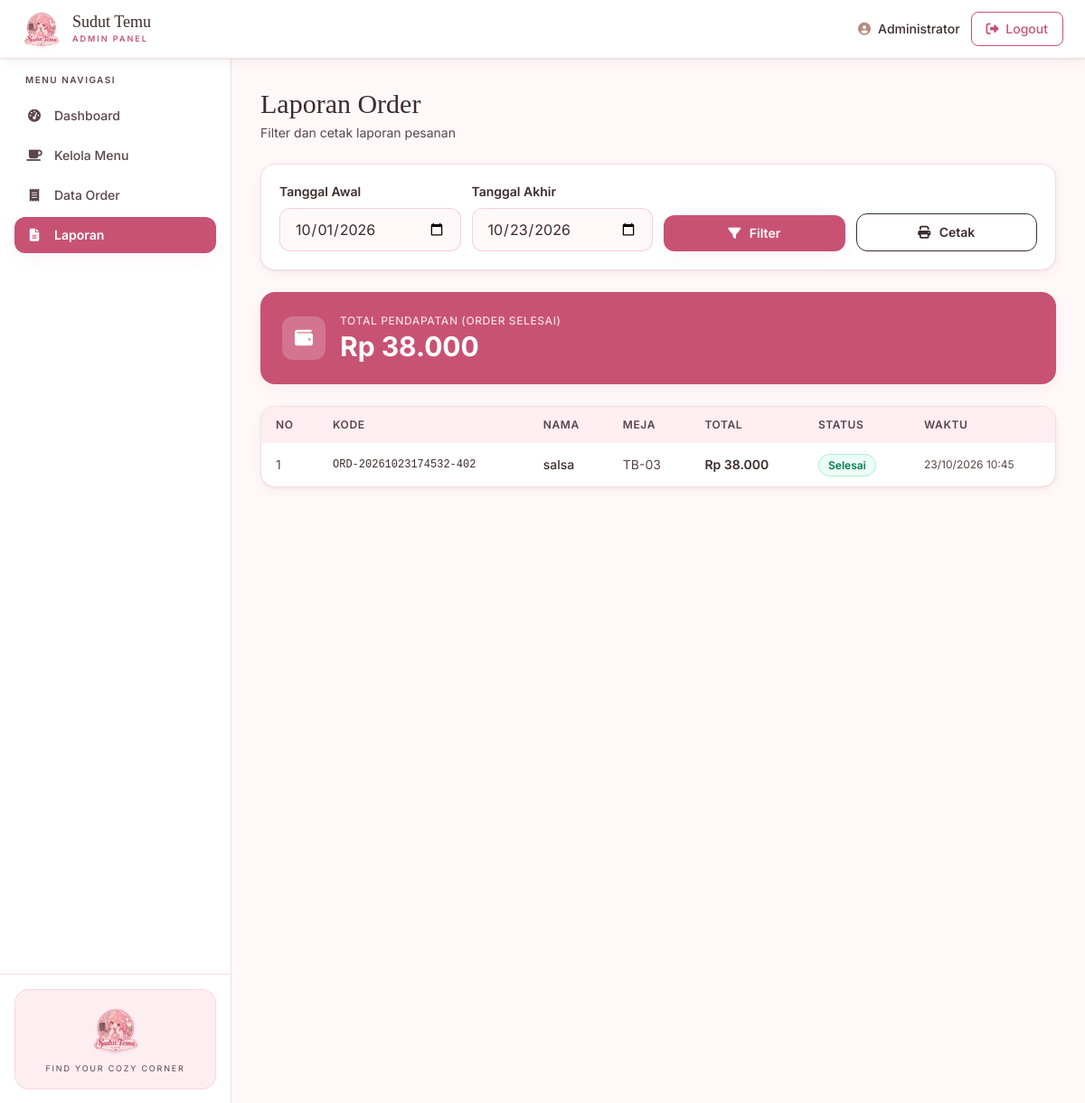
Page /admin/laporan.php (signed in) on the committed database.
### tables this page shows
CREATE TABLE `orders` (
  `id` int(11) UNSIGNED NOT NULL,
  `kode_order` varchar(30) NOT NULL,
  `pelanggan_id` int(11) UNSIGNED NOT NULL,
  `no_meja` varchar(10) NOT NULL,
  `total_harga` decimal(14,2) NOT NULL DEFAULT 0.00,
  `status` enum('pending','diproses','selesai','dibatalkan') NOT NULL DEFAULT 'pending',
  `catatan` text DEFAULT NULL,
  `waktu_order` timestamp NOT NULL DEFAULT current_timestamp()
);

CREATE TABLE `pelanggan` (
  `id` int(11) UNSIGNED NOT NULL,
  `nama` varchar(100) NOT NULL,
  `no_meja` varchar(10) NOT NULL,
  `no_hp` varchar(20) DEFAULT NULL,
  `waktu_datang` timestamp NOT NULL DEFAULT current_timestamp()
);

### config/koneksi.php (called while the page is built, shortened)
<?php
function rupiah($angka) {
    return "Rp " . number_format((float)$angka, 0, ',', '.');
}
function statusBadgeClass($status) {
    return match($status) {
        'pending'    => 'bg-blush text-primary-dark border border-primary/20',
        'diproses'   => 'bg-primary/10 text-primary border border-primary/30',
        'selesai'    => 'bg-emerald-50 text-emerald-700 border border-emerald-200',
        'dibatalkan' => 'bg-charcoal/5 text-charcoal border border-charcoal/20',
        default      => 'bg-cream text-charcoal-soft border border-secondary/40',
    };
}

### admin/laporan.php (the view, shortened to what this page needs)
<?php
require_once '../config/koneksi.php';
include '../includes/header.php';
include '../includes/admin_navbar.php';
$tgl_awal  = $_GET['tgl_awal']  ?? date('Y-m-01');
$tgl_akhir = $_GET['tgl_akhir'] ?? date('Y-m-d');
$ta = mysqli_real_escape_string($koneksi, $tgl_awal);
$tk = mysqli_real_escape_string($koneksi, $tgl_akhir);
$q = mysqli_query($koneksi, "SELECT o.*, p.nama FROM orders o
                             JOIN pelanggan p ON o.pelanggan_id = p.id
                             WHERE DATE(o.waktu_order) BETWEEN '$ta' AND '$tk'
                             ORDER BY o.waktu_order DESC");
$total_pendapatan = 0;
$data = [];
while ($row = mysqli_fetch_assoc($q)) {
    $data[] = $row;
    if ($row['status'] === 'selesai') $total_pendapatan += $row['total_harga'];
}
?>
<div class="flex min-h-[calc(100vh-4rem)] flex-1">
    <?php include '../includes/admin_sidebar.php'; ?>
    <main class="flex-1 p-4 md:p-8">
        <div class="mb-6">
            <h1 class="font-display text-3xl text-charcoal">Laporan Order</h1>
            <p class="text-charcoal-soft mt-1 text-sm">Filter dan cetak laporan pesanan</p>
        </div>
        <form method="GET" class="bg-white rounded-2xl border border-secondary/50 shadow-card p-5 mb-6 grid grid-cols-1 md:grid-cols-4 gap-3 items-end">
            <div>
                <label class="block text-sm font-semibold text-charcoal mb-2">Tanggal Awal</label>
                <input type="date" name="tgl_awal" value="<?= htmlspecialchars($tgl_awal); ?>"
                    class="w-full px-4 py-2.5 rounded-xl border border-secondary/60 bg-cream text-charcoal focus:border-primary focus:ring-2 focus:ring-primary/15 transition">
            </div>
            <div>
                <label class="block text-sm font-semibold text-charcoal mb-2">Tanggal Akhir</label>
                <input type="date" name="tgl_akhir" value="<?= htmlspecialchars($tgl_akhir); ?>"
                    class="w-full px-4 py-2.5 rounded-xl border border-secondary/60 bg-cream text-charcoal focus:border-primary focus:ring-2 focus:ring-primary/15 transition">
            </div>
            <button type="submit" class="px-5 py-2.5 rounded-xl bg-primary text-white font-semibold text-sm hover:bg-primary-dark transition shadow-soft">
                <i class="fa-solid fa-filter mr-1.5"></i> Filter
            </button>
            <a href="<?= BASE_URL; ?>admin/cetak_laporan.php?tgl_awal=<?= $tgl_awal; ?>&tgl_akhir=<?= $tgl_akhir; ?>" target="_blank"
               class="px-5 py-2.5 rounded-xl border border-charcoal text-charcoal font-semibold text-sm hover:bg-charcoal hover:text-white transition text-center">
                <i class="fa-solid fa-print mr-1.5"></i> Cetak
            </a>
        </form>
        <div class="bg-primary text-white rounded-2xl p-6 mb-6 shadow-soft">
            <div class="flex items-center gap-4">
                <div class="w-12 h-12 rounded-xl bg-white/20 flex items-center justify-center">
                    <i class="fa-solid fa-wallet text-xl"></i>
                </div>
                <div>
                    <p class="text-white/80 text-xs uppercase tracking-wider font-medium">Total Pendapatan (Order Selesai)</p>
                    <p class="text-3xl font-bold mt-0.5"><?= rupiah($total_pendapatan); ?></p>
                </div>
            </div>
        </div>
        <div class="bg-white rounded-2xl border border-secondary/50 shadow-card overflow-hidden">
            <div class="overflow-x-auto">
                <table class="w-full text-sm">
                    <thead class="bg-blush text-charcoal-soft text-left">
                        <tr>
                            <th class="px-4 py-3 font-semibold text-xs uppercase tracking-wider">No</th>
                            <th class="px-4 py-3 font-semibold text-xs uppercase tracking-wider">Kode</th>
                            <th class="px-4 py-3 font-semibold text-xs uppercase tracking-wider">Nama</th>
                            <th class="px-4 py-3 font-semibold text-xs uppercase tracking-wider">Meja</th>
                            <th class="px-4 py-3 font-semibold text-xs uppercase tracking-wider">Total</th>
                            <th class="px-4 py-3 font-semibold text-xs uppercase tracking-wider">Status</th>
                            <th class="px-4 py-3 font-semibold text-xs uppercase tracking-wider">Waktu</th>
                        </tr>
                    </thead>
                    <tbody class="divide-y divide-secondary/30">
                        <?php if (empty($data)): ?>
                            <tr><td colspan="7" class="px-4 py-10 text-center text-charcoal-soft">Tidak ada data pada periode ini.</td></tr>
                        <?php else: $no=1; foreach ($data as $o): ?>
                            <tr class="hover:bg-blush/50 transition">
                                <td class="px-4 py-3.5 text-charcoal-soft"><?= $no++; ?></td>
                                <td class="px-4 py-3.5 font-mono text-xs text-charcoal"><?= htmlspecialchars($o['kode_order']); ?></td>
                                <td class="px-4 py-3.5 text-charcoal font-medium"><?= htmlspecialchars($o['nama']); ?></td>
                                <td class="px-4 py-3.5 text-charcoal-soft"><?= htmlspecialchars($o['no_meja']); ?></td>
                                <td class="px-4 py-3.5 font-semibold text-charcoal"><?= rupiah($o['total_harga']); ?></td>
                                <td class="px-4 py-3.5">
                                    <span class="px-2.5 py-1 rounded-full text-xs font-semibold <?= statusBadgeClass($o['status']); ?>">
                                        <?= ucfirst($o['status']); ?>
                                    </span>
                                </td>
                                <td class="px-4 py-3.5 text-charcoal-soft text-xs"><?= date('d/m/Y H:i', strtotime($o['waktu_order'])); ?></td>
                            </tr>
                        <?php endforeach; endif; ?>
                    </tbody>
                </table>
            </div>
        </div>
    </main>
</div>
<?php include '../includes/footer.php'; ?>

### includes/header.php (style rules this page uses)
html { scroll-behavior: smooth; }
body { background-color: #FFF8F9; color: #3D2B2E; font-family: 'Inter', sans-serif; -webkit-font-smoothing: antialiased; }
.font-display { font-family: 'Playfair Display', serif; }

### rows in the picture
orders: kode_order "ORD-20261023174532-402", pelanggan.nama "salsa", no_meja "TB-03", total_harga "Rp 38.000", status "Selesai", waktu_order "23/10/2026 10:45"

### other values in the picture
$_SESSION['admin_nama'] "Administrator"
rupiah($total_pendapatan) "Rp 38.000"
